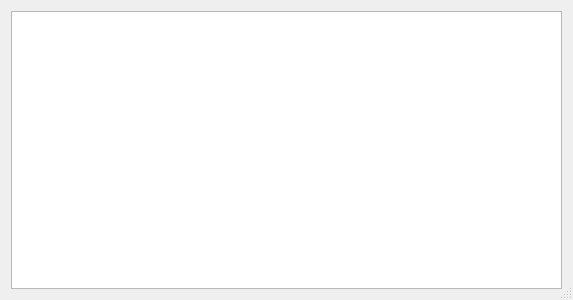
<?xml version="1.0" encoding="UTF-8"?>
<ui version="4.0">
 <class>Dialog</class>
 <widget class="QDialog" name="Dialog">
  <property name="geometry">
   <rect>
    <x>0</x>
    <y>0</y>
    <width>573</width>
    <height>300</height>
   </rect>
  </property>
  <property name="windowTitle">
   <string>Dialog</string>
  </property>
  <property name="sizeGripEnabled">
   <bool>true</bool>
  </property>
  <layout class="QGridLayout" name="gridLayout">
   <item row="0" column="0">
    <widget class="QTableView" name="tableView">
     <property name="selectionBehavior">
      <enum>QAbstractItemView::SelectRows</enum>
     </property>
    </widget>
   </item>
  </layout>
 </widget>
 <resources/>
 <connections/>
</ui>
